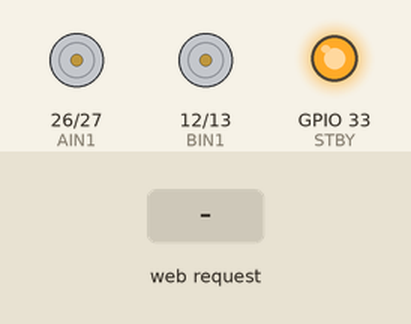
This sketch was run on a simulated ESP32. Shown: motor-driver pin pairs drawn as motors (green arrow = first pin HIGH = forward, orange = second pin HIGH = backward, longer = more drive, scaled by the enable pin, stopped while the standby pin is LOW), output pins drawn as LEDs (lit = HIGH). The test bench sets the inputs (shaded band). WiFi joins after 1.5 s; servers stay silent unless stated; what the sketch prints to the serial monitor is not drawn.

Above: at 2.7 s.
2.8 s: HTTP request GET /drive?left=1&right=1 received
At 3.8 s:
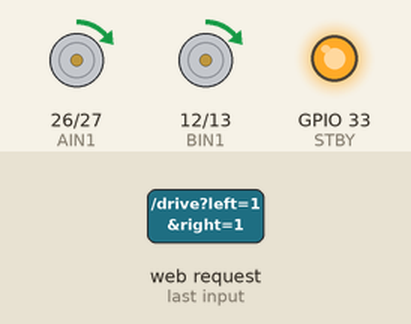
4.3 s: HTTP request GET /drive?left=120&right=120 received
At 4.9 s:
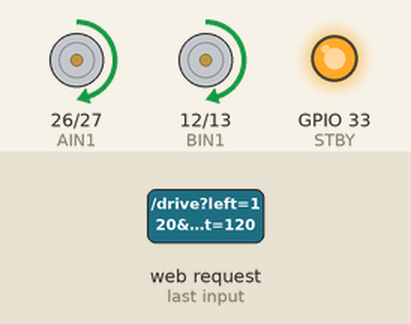
Timing chart, 0 to 7.3 s (numbered marks = the images above; inputs shaded):
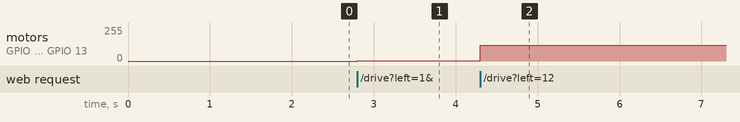

Measured:
- after the input at 2.8 s, motor on GPIO 26 (AIN1) / GPIO 27 (AIN2), motor on GPIO 12 (BIN1) / GPIO 13 (BIN2): stopped → forward 1/255 at once
- after the input at 4.3 s, motor on GPIO 26 (AIN1) / GPIO 27 (AIN2), motor on GPIO 12 (BIN1) / GPIO 13 (BIN2): forward 1/255 → forward 120/255 at once

The sketch:

esp_code.ino
```cpp
#include <WiFi.h>
#include <WebServer.h>

// Replace with your actual network credentials
const char* ssid = "Nimal";
const char* password = "Nimal@47";

WebServer server(80);

// --- Motor A Pins ---
const int PWMA = 25;
const int AIN1 = 26;
const int AIN2 = 27;

// --- Motor B Pins ---
const int PWMB = 14;
const int BIN1 = 12;
const int BIN2 = 13;

// --- Standby Pin ---
const int STBY = 33;

// Motors can't usefully exceed this PWM under load, so it's the hard cap.
const int MAX_SPEED = 160;

void setup() {
  Serial.begin(115200);

  // Configure all motor pins as outputs
  pinMode(PWMA, OUTPUT);
  pinMode(AIN1, OUTPUT);
  pinMode(AIN2, OUTPUT);

  pinMode(PWMB, OUTPUT);
  pinMode(BIN1, OUTPUT);
  pinMode(BIN2, OUTPUT);

  pinMode(STBY, OUTPUT);

  // Enable the motor driver (Must be HIGH for motors to spin)
  digitalWrite(STBY, HIGH);

  // Make sure motors are stopped on boot
  analogWrite(PWMA, 0);
  analogWrite(PWMB, 0);

  // Connect to Wi-Fi
  Serial.println();
  Serial.print("Connecting to ");
  Serial.println(ssid);
  WiFi.begin(ssid, password);

  while (WiFi.status() != WL_CONNECTED) {
    delay(500);
    Serial.print(".");
  }

  Serial.println("");
  Serial.println("WiFi connected!");
  Serial.print("TARGET IP (Enter this in your Dashboard): ");
  Serial.println(WiFi.localIP());

  // Setup the web server route
  server.on("/drive", handleDrive);
  server.begin();
}

// Drives one motor at a signed speed: positive = forward, negative = reverse, 0 = stop.
void driveMotor(int pwmPin, int in1, int in2, int value) {
  if (value > 0) {
    digitalWrite(in1, HIGH);
    digitalWrite(in2, LOW);
  } else if (value < 0) {
    digitalWrite(in1, LOW);
    digitalWrite(in2, HIGH);
  } else {
    digitalWrite(in1, LOW);
    digitalWrite(in2, LOW);
  }
  analogWrite(pwmPin, abs(value));
}

void handleDrive() {
  if (server.hasArg("left") && server.hasArg("right")) {
    int leftVal = server.arg("left").toInt();
    int rightVal = server.arg("right").toInt();

    leftVal = constrain(leftVal, -MAX_SPEED, MAX_SPEED);
    rightVal = constrain(rightVal, -MAX_SPEED, MAX_SPEED);

    driveMotor(PWMA, AIN1, AIN2, leftVal);
    driveMotor(PWMB, BIN1, BIN2, rightVal);

    Serial.printf("Drive -> L: %d | R: %d\n", leftVal, rightVal);

    // Acknowledge the command so the laptop dashboard fetch() completes
    server.send(200, "text/plain", "OK");
  }
  else {
    // Failsafe if the endpoint is hit without both motor speeds
    Serial.println("WARNING: Ping received, but 'left'/'right' was missing!");
    server.send(400, "text/plain", "ERR: Missing left/right");
  }
}

void loop() {
  // Continuously listen for incoming dashboard commands
  server.handleClient();
}
```
